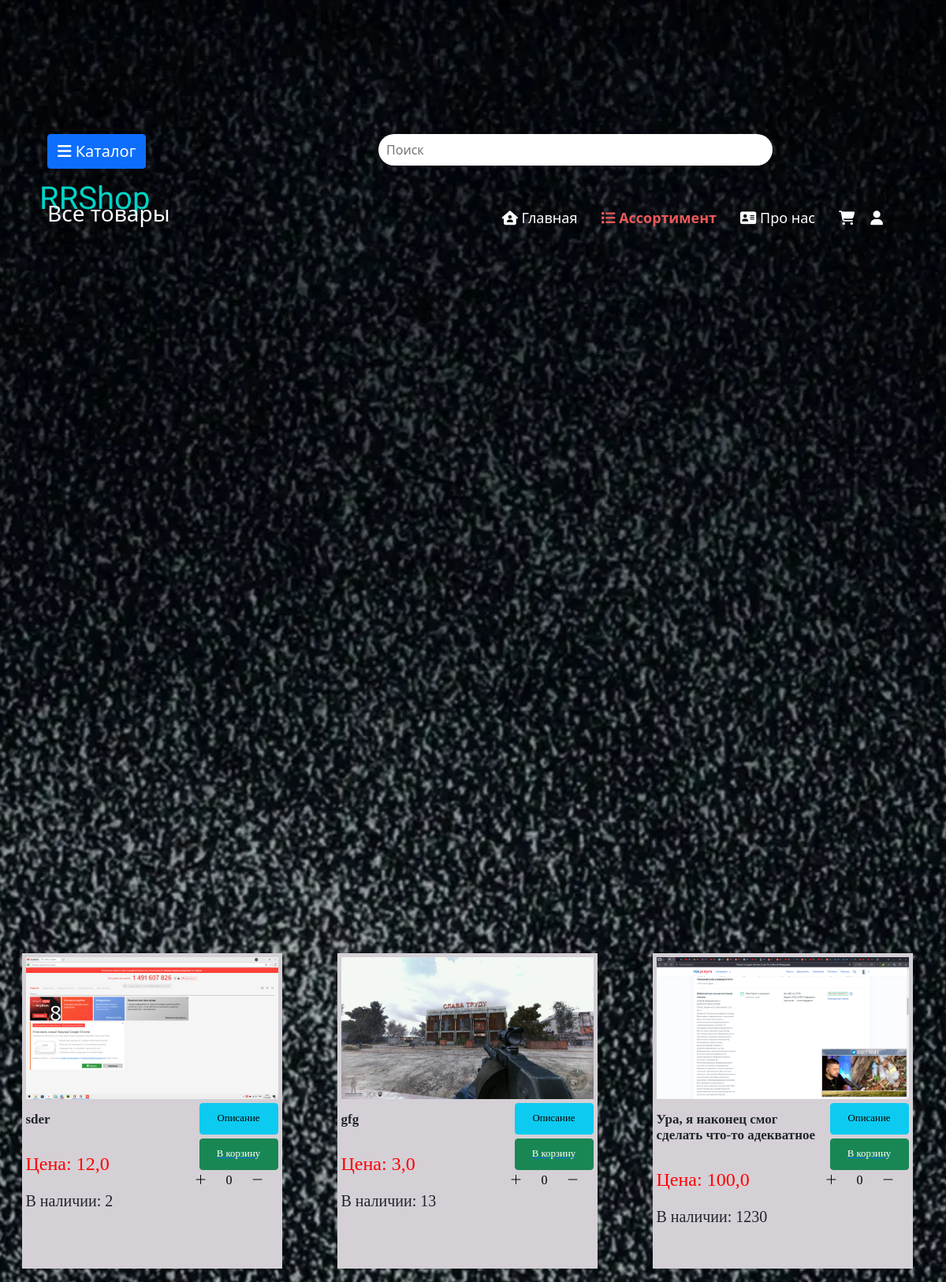
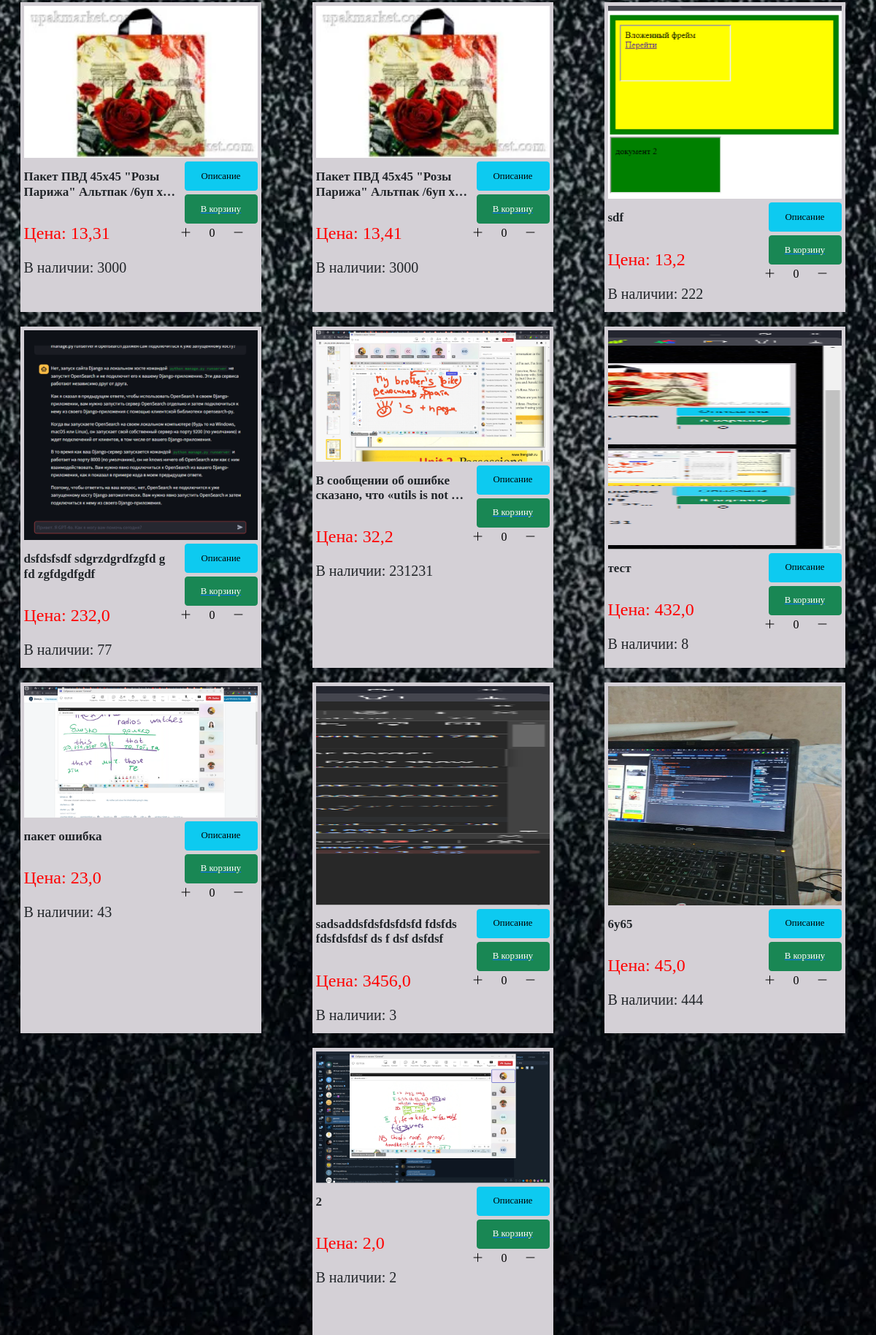
The app's page /assortment/ with its own data (2 pictures, top to bottom).
### news/models.py (models this page shows, shortened)
class Products(models.Model):
    title = models.CharField('Название товара', max_length=200)
    price = models.FloatField('Цена товара')
    additional_info = models.TextField('Описание товара')
    image = models.ImageField('Картинка', upload_to='images')
    THEME_CHOICES = (
        ('Пакеты', 'Пакеты'),
        ('Пластиковая одноразовая посуда', 'Пластиковая одноразовая посуда'),
        ('Бумажная одноразовая посуда', 'Бумажная одноразовая посуда'),
        ('Пластиковая упаковка', 'Пластиковая упаковка'),
        ('Бумажная упаковка', 'Бумажная упаковка'),
        ('Ланч боксы и лотки', 'Ланч боксы и лотки'),
        ('Пленка и скотч', 'Пленка и скотч'),
        ('Товары хоз назначения', 'Товары хоз назначения'),
        ('Монтажные летны', 'Монтажные летны'),
        ('Сезонные товары', 'Сезонные товары'),
        ('Продукты питания', 'Продукты питания'),
        ('Бытовая химия', 'Бытовая химия'),
        ('Подарочная упаковка', 'Подарочная упаковка'),
        ('Новогодняя продукция', 'Новогодняя продукция'),
        ('Канцелярские товары', 'Канцелярские товары'),
    )
    category = models.CharField('Категория', max_length=100, choices=THEME_CHOICES)
    quantity = models.IntegerField('Штук в наличии')
    class Meta:
        verbose_name = 'Товар'
        verbose_name_plural = 'Товары'

### base/views.py (the view)
# urls.py: path('assortment/', views.assortment, name='assortment'),
def assortment(request):
    request.session['button_active'] = 'assortment'
    if 'search' in request.GET:
        query = request.GET['search']
        category = f'Результат запроса: "{query}"'
        products = []
        response = client.search_few_products(request.GET.get('search').split(), ['title', 'additional_info', 'category'])
        flag = 'true'
        for product in response:
            products.append(Products.objects.get(id=int(product[0])))
    else:
        category = request.GET.get("category", "Все товары")
        products = Products.objects.all()
        flag = 'false'
    products_ = list(Basket.objects.filter(username=request.user.username))
    products_itog = []  # id товаров из корзины
    for el in products_: # Перебираем все продукты из корзины пользователя
        product_user = Products.objects.get(id=el.id_product) # Достаем данные о товаре из общей таблицы
        products_itog.append(product_user.id)
    for el in products:
        if el.id in products_itog:
            item = Basket.objects.filter(id_product=el.id)[0]
            el.quantity_basket = item.quantity
        else:
            el.quantity_basket = 0
    return render(request, 'base/assortment.html', {'flag': flag, 'products': products, 'category': category, 'products_itog': products_itog, 'active_b': 'assortment'})

### base/templates/base/assortment.html (shortened to what this page needs)
{% extends 'base/layout.html' %}
{% load static %}
{% block content %}
    <div class="shapka" style="display: flex;">
        <div class="mobilebtn">
            <div class="but_mobile">
                <button class="btn btn-primary" onclick="openMobile()" >
                    <span>
                        <a><i class="fa fa-bars" aria-hidden="true"></i> Каталог</a>
                    </span>
                </button>
            </div>
            <h3 class="active_category">{{ category }}</h3>
        </div>
        <form action=""  method="GET" class="search_container">
                <input class="search__input" type="search" name="search" placeholder="Поиск">
        </form>
    </div>
    <div class="abs">
        {% for el in products %}
            {% if flag == 'true' or category == el.category or category == "Все товары"%}
                <div class="assortment">
                    <img src="/media/{{el.image}}" onclick="openImage('/media/{{el.image}}')">
                        <div class="text_block">
                            <div class="button_asort" style="">
                                <button class="btn btn-info" id="info" onclick="openDialog('{{ el.id }}')">
                                    <span class="text_about1">Описание</span>
                                </button>
                                {% if not request.user.is_authenticated %}
                                    <a href="{% url 'register' %}"><button class="btn btn-success">
                                        <span class="text_in1">В корзину</span>
                                    </button></a>
                                {% endif %}
                                <div class="quantity_product_a" data-id="{{ el.id }}" id="product-card" quantity="{{ el.quantity }}">
                                      <button class="increase-btn"><i class="bi bi-plus-lg"></i></button>
                                      <input id='input_{{ el.id }}' type="number" class="counter-input" value="{{ el.quantity_basket }}" min="1" max="100" data-product-id="{{ el.id }}">
                                      <button class="decrease-btn"><i class="bi bi-dash-lg"></i></button>
                                </div>
                            </div>
                            <h3 class='title_desktop' style="margin-top: -100px;">{{ el.title }}</h3><br>
                            <h4 class="price">Цена: {{ el.price }}</h4>
                            <h5 class="nail_desktop">В наличии: {{ el.quantity }}</h5>
                    </div>
                </div>
            {% endif %}
	    {% endfor %}
    </div>
{% endblock %}

### base/static/base/css/main.css (style rules this page uses)
body { font-family: "PT Sans", sans-serif; background-size: 100%; padding: 0; background-attachment: fixed; background-size: cover; background-repeat: no-repeat; background-position: center center; margin-bottom: 200px; }

### base/static/base/css/assortment.css (style rules this page uses)
.quantity_product_a { width: 35%; margin-left: auto; margin-right: 0; }
.mobilebtn { position: absolute; margin: 200px 0% 0% 500px; }
.but_mobile { display: none; }
.mobilebtn a { text-decoration: none; font-size: 20px; }
.mobilebtn h3 { margin-top: 40px; color: white; }
:root { --rad: .7rem; --dur: .3s; --color-dark: #2f2f2f; --color-light: #fff; --color-brand: #57bd84; --font-fam: 'Lato', sans-serif; --height: 5rem; --btn-width: 6rem; --bez: cubic-bezier(0, 0, 0.43, 1.49); }
.search_container { margin: 230px 0 0 60%; display: flex; align-items: center; position: relative; width: 500px; overflow: hidden; }
.search__input { width: 500px; height: 40px; border-radius: 30px; border: none; outline: none; padding-right: 100px; padding-left: 10px; }
:root { --vs-primary: 29 92 255; }
.assortment { position:relative; margin-right: 15px; display: inline-block; clear: both; width: 330px; height: auto; min-height: 400px; padding: 5px; margin-bottom: 20px; background: #d4d0d6; transition: transform .6s ease; box-sizing: border-box; }
.abs { margin-left: 450px; top: 35%; position: absolute; justify-content: space-around; display: flex; flex-wrap: wrap; }
.button_asort .btn-info, .button_asort .btn-success, .button_asort .btn-danger { margin-top: 5px; display: block; width: 100px; height: 40px; font-size: 80%; margin-left:auto; }
.assortment img { width: 100%; float: center; height: auto; max-height: 300px; }
.text_block { font-family: Comic Sans MS, Comic Sans, cursive; font-weight: bold; width: 100%; }
.text_block h3 { font-size: 17px; font-weight: bold; width: 65%; word-wrap: break-word; overflow-wrap: break-word; overflow: hidden; -webkit-line-clamp: 2; line-clamp: 2; -webkit-box-orient: vertical; }
.title_desktop { display: -webkit-box; }
.text_block h4 { color: red; width: 65%; }
.nail_desktop { margin-top: 20px; }
.counter-input { height: 20px; width: 36px; border: none; background: #4d4d4d; text-align: center; }
.decrease-btn, .increase-btn { background: #d4d0d6; border: none; }
.counter-input { -webkit-appearance: none; background: #d4d0d6; }
@media only screen and (max-width: 1200px) { .abs { margin-left: 0; } }
@media only screen and (max-width: 1200px) { .but_mobile { display: inline; } }
@media only screen and (max-width: 1200px) { .mobilebtn { margin: 170px 0% 0% 5%; } }
@media only screen and (max-width: 1200px) { .search_container { margin: 170px 0% 0% 40%; } }

### records on screen
Products: image (picture), quantity_basket "0", title "sder", price "12,0", quantity "2"
Products: image (picture), quantity_basket "0", title "gfg", price "3,0", quantity "13"
Products: image (picture), quantity_basket "0", title "Ура, я наконец смог сделать что-то адекватное", price "100,0", quantity "1230"
Products: image (picture), quantity_basket "0", title "Пакет ПВД 45х45 \"Розы Парижа\" Альтпак /6уп…", price "13,31", quantity "3000"
Products: image (picture), quantity_basket "0", title "Пакет ПВД 45х45 \"Розы Парижа\" Альтпак /6уп…", price "13,41", quantity "3000"
Products: image (picture), quantity_basket "0", title "sdf", price "13,2", quantity "222"
Products: image (picture), quantity_basket "0", title "dsfdsfsdf sdgrzdgrdfzgfd g fd zgfdgdfgdf", price "232,0", quantity "77"
Products: image (picture), quantity_basket "0", title "В сообщении об ошибке сказано, что «utils is not…", price "32,2", quantity "231231"
Products: image (picture), quantity_basket "0", title "тест", price "432,0", quantity "8"
Products: image (picture), quantity_basket "0", title "пакет ошибка", price "23,0", quantity "43"
Products: image (picture), quantity_basket "0", title "sadsaddsfdsfdsfdsfd fdsfds fdsfdsfdsf ds f dsf dsfdsf", price "3456,0", quantity "3"
Products: image (picture), quantity_basket "0", title "6y65", price "45,0", quantity "444"
Products: image (picture), quantity_basket "0", title "2", price "2,0", quantity "2"

### other values on screen
{{ category }} "Все товары"
